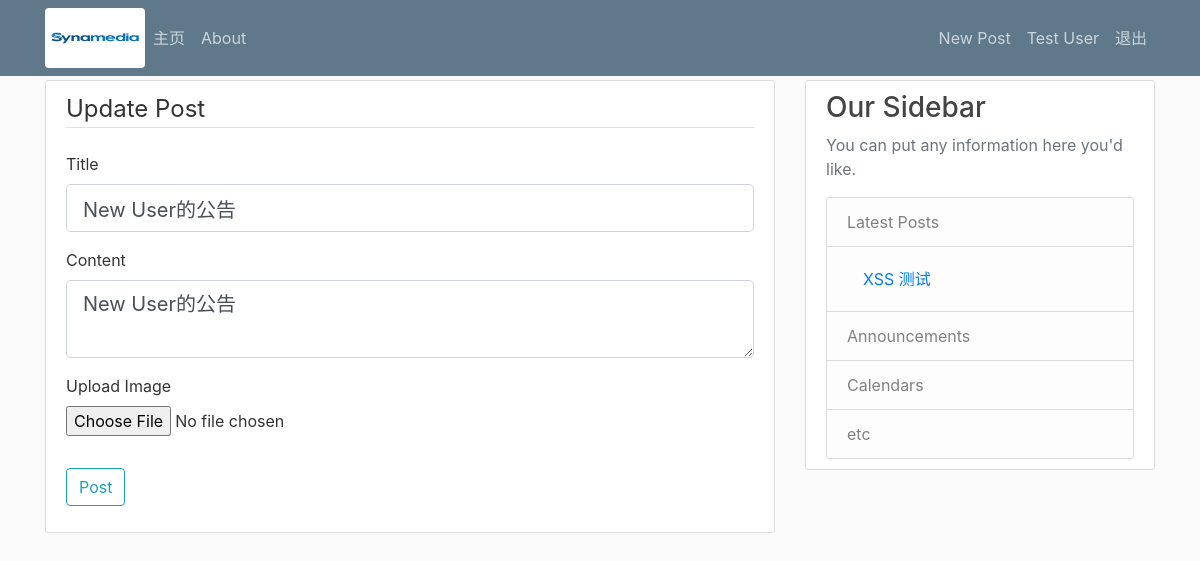
Screenshot of /post/4/update (signed in) with the database file from the repository.
### flaskblog/models.py (models this page shows, shortened)
class User(db.Model,UserMixin):
	id = db.Column(db.Integer,primary_key=True)
	username = db.Column(db.String(20),unique=True,nullable=False)
	email = db.Column(db.String(120),unique=True,nullable=False)
	image_file = db.Column(db.String(60),nullable=False,default='default.jpg')
	password = db.Column(db.Unicode,nullable=False)
	posts = db.relationship('Post',backref='author',lazy=True)

class Post(db.Model):
	id = db.Column(db.Integer,primary_key=True)
	title = db.Column(db.String(100),nullable=False)
	date_posted = db.Column(db.DateTime,nullable=False,default=datetime.utcnow)
	content = db.Column(db.Unicode,nullable=False)
	image_file = db.Column(db.String(60))
	owner_id = db.Column(db.Integer,db.ForeignKey('user.id'),nullable=False)

### flaskblog/posts/routes.py (the view, shortened to what this page needs)
@posts.route("/post/<int:post_id>/update",methods=['GET','POST'])
@login_required
def post_update(post_id):
	post = Post.query.get_or_404(post_id)
	if post.author != current_user:
		abort(403)
	form = PostForm()
	if request.method == 'GET':
		form.title.data = post.title
		form.content.data = post.content
	return render_template('create_update_post.html',title='Update Post',form=form,legend='Update Post')

### flaskblog/posts/forms.py
class PostForm(FlaskForm):
	title = StringField('Title',validators=[InputRequired()])
	content = TextAreaField('Content',validators=[InputRequired()])
	picture = FileField('Upload Image',
							validators=[FileAllowed(['jpg','png'])])
	submit = SubmitField('Post')

### flaskblog/__init__.py (called while the page is built)
	def process_response(self, response):
		response.headers['server'] = SERVER_NAME
		super().process_response(response)
		return(response)

### flaskblog/models.py (called while the page is built)
@login_manager.user_loader
def load_user(user_id):
	return User.query.get(user_id)

### flaskblog/templates/create_update_post.html (shortened to what this page needs)
{% extends "layout.html" %}
{% from "_macros.html" import render_field %}
{% block content %}
	<div class="content-section">
		<form method="POST" action="" enctype="multipart/form-data">
			<fieldset class="form-group">
				<legend class="border-bottom mb-4">{{ legend }}</legend>
				{{render_field(form.title)}}
				{{render_field(form.content)}}
				<div class="form-group">
					{{form.picture.label(class="form-control-label")}}
					{{form.picture(class="form-control-file")}}
				</div>
			</fieldset>
			<div class="form-group">
				{{form.submit(class="btn btn-outline-info")}}
			</div>
		</form>
	</div>
{% endblock content %}

### flaskblog/templates/layout.html (shortened to what this page needs)
<!DOCTYPE html>
<html>
<head>
	<link rel="stylesheet" type="text/css" href="{{url_for('static',filename='css/bootstrap.min.css')}}">
	<link rel="stylesheet" type="text/css" href="{{url_for('static',filename='css/main.css')}}">
</head>
<body>
	<header class="site-header">
	  <nav class="navbar navbar-expand-md navbar-dark bg-steel fixed-top">
	    <div class="container">
	   	  <a href="/home"><img src="{{url_for('static',filename='nds.JPG')}}" class="rounded float-right" alt="Responsive image" width="100" height="60"></a>
	      <div class="collapse navbar-collapse" id="navbarToggle">
	        <div class="navbar-nav mr-auto">
	          <a class="nav-item nav-link" href="/">主页</a>
	          <a class="nav-item nav-link" href="/about">About</a>
	        </div>
	        <div class="navbar-nav">
	        	{% if current_user.is_authenticated %}
	        		<a class="nav-item nav-link" href="/post/new">New Post</a>
	          		<a class="nav-item nav-link" href="/account">{{current_user.username}}</a>
	          		<a class="nav-item nav-link" href="/logout">退出</a>
	        	{% else %}
	          		<a class="nav-item nav-link" href="/login">登录</a>
	          		<a class="nav-item nav-link" href="/register">注册</a>
	          	{% endif %}
	        </div>
	      </div>
	    </div>
	  </nav>
	</header>
	<main role="main" class="container">
	  <div class="row">
	    <div class="col-md-8">
			{% block content %}{% endblock %}
	    </div>
	    <div class="col-md-4">
	      <div class="content-section">
	        <h3>Our Sidebar</h3>
	        <p class='text-muted'>You can put any information here you'd like.</p>
	          <ul class="list-group">
	            <li class="list-group-item list-group-item-light">Latest Posts</li>
	            <li class="list-group-item list-group-item-light"> <a class="nav-item nav-link" href="{{url_for('main.test1')}}">XSS 测试</a></li>
	            <li class="list-group-item list-group-item-light">Announcements</li>
	            <li class="list-group-item list-group-item-light">Calendars</li>
	            <li class="list-group-item list-group-item-light">etc</li>
	          </ul>
	      </div>
	    </div>
	  </div>
	</main>
</body>
</html>

### flaskblog/templates/_macros.html
{% macro render_field(field) %}
	<div class="form-group">
	{{field.label(class="form-control-label")}}
	{% if field.errors %}
		{{field(class="form-control form-control-lg is-invalid")}}
		<div class="invalid-feedback">
			{% for error in field.errors %}
				<span>{{ error }}</span>
			{% endfor %}
		</div>
	{% else %}
		{{field(class="form-control form-control-lg")}}
	{% endif %}
	</div>
{% endmacro %}

### flaskblog/static/css/main.css (style rules this page uses)
body { background: #fafafa; color: #333333; margin-top: 5rem; }
h1, h2, h3, h4, h5, h6 { color: #444444; }
.bg-steel { background-color: #5f788a; }
.site-header .navbar-nav .nav-link { color: #cbd5db; }
.content-section { background: #ffffff; padding: 10px 20px; border: 1px solid #dddddd; border-radius: 3px; margin-bottom: 20px; }

### rows the page displays
User: username "Test User"
Post: title "New User的公告", content "New User的公告"

### other values shown
{{ legend }} "Update Post"
{{ field.label(class="form-control-label") }} "Title Content"
